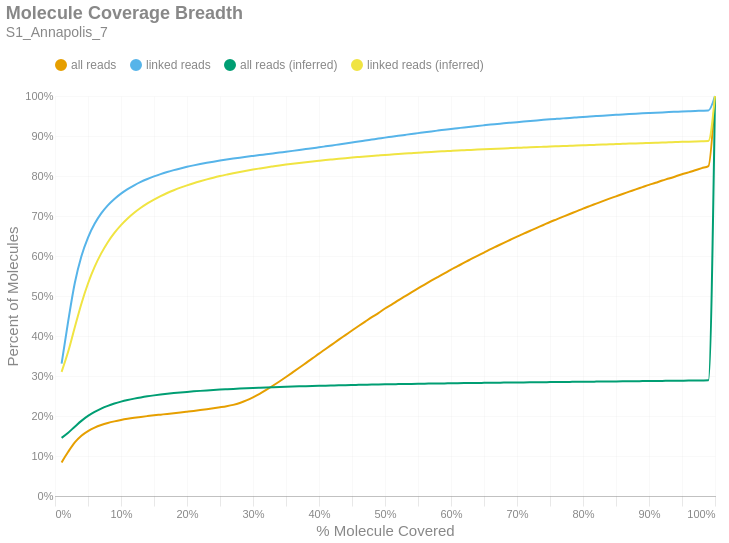

This figure's notebook cell:
### Markdown cell above
### Molecule Read Coverage
This chart shows molecule coverage breadth as computed by the number of bases aligned to that molecule. In other words, "*how much of each unique long molecule is actually sequenced/aligned?*" Keep in mind there is a distinction between sequences and alignments, since some sequences belonging to a particular molecule may not align well and wouldn't appear in the alignment data. This chart also shows molecule coverage breadth as computed by the *inferred fragment* from which the aligned sequences originate. Unlike read coverage, this calculation takes into account the total insert size, including unsequenced gaps between the forward and reverse reads. Like the previous figures, these are cumulative percents.

### Code cell
if SKIPLR:
    print_html(f"Skipped")
else:
    binned_df = consolidated_hist(valids['coverage_bp'], mask, 0.01, True)
    binned_df_inf = consolidated_hist(valids['coverage_inserts'], mask, 0.01, True)
    binned_df = binned_df.with_columns(pl.lit(binned_df_inf['all reads (cumsum)']).alias('all reads (inferred)'))
    binned_df = binned_df.with_columns(pl.lit(binned_df_inf['linked reads (cumsum)']).alias('linked reads (inferred)'))
    binned_df = binned_df.with_columns(
        (pl.col('bin').cast(pl.Float64) + 0.01).alias('right_edge')
    )

    with SafeRender(binned_df):
        (
            density_plot(binned_df, 'Molecule Coverage Breadth', samplename, 'molcov', ['all reads (inferred)','linked reads (inferred)'])
            .encode(
                #x=alt.X('bin:Q', title="% Molecule Covered").axis(format = '%').scale(padding=0),
                x=alt.X('right_edge:Q', title="% Molecule Covered").axis(format='%').scale(padding=0),
                y=alt.Y('value:Q', title='Percent of Molecules')
                    .axis(format='%')
                    .stack(False)
                    .scale(domainMin=0, padding=0),
                color=alt.Color("key:N").scale(domain = ["all reads", "linked reads", "all reads (inferred)", "linked reads (inferred)"]),
                tooltip = [
                    alt.Tooltip("key:N", title = "Data Type"),
                    alt.Tooltip("range_label:N", title="% Molecule Covered"),
                    alt.Tooltip("value:Q", format = ".2%", title="% Molecules")
                ]
            )
        ).display()

### Figure 1 — Vega-Lite specification as saved in the notebook (floating-point values rounded to 4 significant figures)
{"width": "container", "height": 400, "config": {"title": {"anchor": "start", "dy": -15, "fontSize": 18, "color": "#888888", "subtitleColor": "#888888", "subtitleFontSize": 14}, "arc": {"fill": "#0072B2"}, "axis": {"domainColor": "#888888", "domainWidth": 0.5, "gridWidth": 0.2, "grid": false, "titleFontWeight": 400, "titleFontSize": 15, "labelFontSize": 11, "labelColor": "#888888", "tickColor": "#888888", "tickWidth": 0.2, "titleColor": "#888888"}, "axisBand": {"grid": false}, "axisX": {"grid": true, "tickSize": 10, "domainCap": "round"}, "axisY": {"domain": false, "grid": true, "tickSize": 0, "domainCap": "round"}, "background": "transparent", "header": {"labelFontSize": 15, "labelColor": "#888888", "titleFontSize": 15, "titleFontWeight": 600, "titleColor": "#888888"}, "legend": {"labelFont": "sans-serif", "labelFontSize": 12, "labelColor": "#888888", "symbolSize": 100, "symbolType": "circle", "titleFontSize": 12, "titlePadding": 10, "titleColor": "#888888", "title": null, "orient": "top"}, "range": {"category": ["#E69F00", "#56B4E9", "#009E73", "#F0E442", "#0072B2", "#D55E00", "#CC79A7", "#000000"], "diverging": ["#cfe8f3", "#a2d4ec", "#73bfe2", "#46abdb", "#1696d2", "#12719e"]}, "area": {"fill": "#0072B2", "fillOpacity": 0.7, "line": true, "strokeOpacity": 0.7}, "line": {"color": "#0072B2", "stroke": "#0072B2", "strokeWidth": 2}, "trail": {"color": "#0072B2", "stroke": "#0072B2", "strokeWidth": 0, "size": 1}, "point": {"filled": true, "fillOpacity": 1.0, "size": 95}, "text": {"color": "#888888", "fontSize": 11, "align": "right", "fontWeight": 400, "size": 11}, "bar": {"fill": "#0072B2", "stroke": null}, "view": {"stroke": null, "continuousWidth": 660, "continuousHeight": 400}}, "data": {"name": "data-622513ad4c2858201c578e292711a219"}, "mark": {"type": "line", "interpolate": "monotone", "point": {"opacity": 0, "size": 275}}, "encoding": {"color": {"field": "key", "scale": {"domain": ["all reads", "linked reads", "all reads (inferred)", "linked reads (inferred)"]}, "type": "nominal"}, "tooltip": [{"field": "key", "title": "Data Type", "type": "nominal"}, {"field": "range_label", "title": "% Molecule Covered", "type": "nominal"}, {"field": "value", "format": ".2%", "title": "% Molecules", "type": "quantitative"}], "x": {"axis": {"format": "%"}, "field": "right_edge", "scale": {"padding": 0}, "title": "% Molecule Covered", "type": "quantitative"}, "y": {"axis": {"format": "%"}, "field": "value", "scale": {"domainMin": 0, "padding": 0}, "stack": false, "title": "Percent of Molecules", "type": "quantitative"}}, "params": [{"name": "param_c36ac31b6afebe62", "select": {"type": "point", "fields": ["key"]}, "bind": "legend"}], "title": {"text": "Molecule Coverage Breadth", "subtitle": "S1_Annapolis_7"}, "transform": [{"fold": ["all reads (cumsum)", "linked reads (cumsum)", "all reads (inferred)", "linked reads (inferred)"]}, {"calculate": "replace(datum.key, ' (cumsum)', '')", "as": "key"}, {"filter": {"param": "param_c36ac31b6afebe62"}}], "usermeta": {"embedOptions": {"downloadFileName": "S1_Annapolis_7.molcov"}}, "$schema": "https://vega.github.io/schema/vega-lite/v6.1.0.json", "datasets": {"data-622513ad4c2858201c578e292711a219": [{"bin": "0.0", "interval": "0.0-0.01", "all reads": 0.08394, "linked reads": 0.3307, "all reads (cumsum)": 0.08394, "linked reads (cumsum)": 0.3307, "range_label": "0.0-0.01", "all reads (inferred)": 0.1454, "linked reads (inferred)": 0.3105, "right_edge": 0.01}, {"bin": "0.01", "interval": "0.01-0.02", "all reads": 0.02659, "linked reads": 0.1065, "all reads (cumsum)": 0.1105, "linked reads (cumsum)": 0.4372, "range_label": "0.01-0.02", "all reads (inferred)": 0.1583, "linked reads (inferred)": 0.3612, "right_edge": 0.02}, {"bin": "0.02", "interval": "0.02-0.03", "all reads": 0.02354, "linked reads": 0.09521, "all reads (cumsum)": 0.1341, "linked reads (cumsum)": 0.5324, "range_label": "0.02-0.03", "all reads (inferred)": 0.1733, "linked reads (inferred)": 0.4218, "right_edge": 0.03}, {"bin": "0.03", "interval": "0.03-0.04", "all reads": 0.01664, "linked reads": 0.06701, "all reads (cumsum)": 0.1507, "linked reads (cumsum)": 0.5994, "range_label": "0.03-0.04", "all reads (inferred)": 0.1878, "linked reads (inferred)": 0.4808, "right_edge": 0.04}, {"bin": "0.04", "interval": "0.04-0.05", "all reads": 0.01163, "linked reads": 0.0468, "all reads (cumsum)": 0.1623, "linked reads (cumsum)": 0.6462, "range_label": "0.04-0.05", "all reads (inferred)": 0.2002, "linked reads (inferred)": 0.5312, "right_edge": 0.05}, {"bin": "0.05", "interval": "0.05-0.06", "all reads": 0.00855, "linked reads": 0.03415, "all reads (cumsum)": 0.1709, "linked reads (cumsum)": 0.6804, "range_label": "0.05-0.06", "all reads (inferred)": 0.2103, "linked reads (inferred)": 0.5727, "right_edge": 0.06}, {"bin": "0.06", "interval": "0.06-0.07", "all reads": 0.006523, "linked reads": 0.02599, "all reads (cumsum)": 0.1774, "linked reads (cumsum)": 0.7064, "range_label": "0.06-0.07", "all reads (inferred)": 0.2186, "linked reads (inferred)": 0.6065, "right_edge": 0.07}, {"bin": "0.07", "interval": "0.07-0.08", "all reads": 0.005079, "linked reads": 0.02018, "all reads (cumsum)": 0.1825, "linked reads (cumsum)": 0.7265, "range_label": "0.07-0.08", "all reads (inferred)": 0.2255, "linked reads (inferred)": 0.6346, "right_edge": 0.08}, {"bin": "0.08", "interval": "0.08-0.09", "all reads": 0.004088, "linked reads": 0.01607, "all reads (cumsum)": 0.1866, "linked reads (cumsum)": 0.7426, "range_label": "0.08-0.09", "all reads (inferred)": 0.2311, "linked reads (inferred)": 0.6577, "right_edge": 0.09}, {"bin": "0.09", "interval": "0.09-0.1", "all reads": 0.003448, "linked reads": 0.01341, "all reads (cumsum)": 0.19, "linked reads (cumsum)": 0.756, "range_label": "0.09-0.1", "all reads (inferred)": 0.2359, "linked reads (inferred)": 0.6772, "right_edge": 0.1}, {"bin": "0.1", "interval": "0.1-0.11", "all reads": 0.002933, "linked reads": 0.01122, "all reads (cumsum)": 0.193, "linked reads (cumsum)": 0.7672, "range_label": "0.1-0.11", "all reads (inferred)": 0.24, "linked reads (inferred)": 0.6937, "right_edge": 0.11}, {"bin": "0.11", "interval": "0.11-0.12", "all reads": 0.002541, "linked reads": 0.009598, "all reads (cumsum)": 0.1955, "linked reads (cumsum)": 0.7768, "range_label": "0.11-0.12", "all reads (inferred)": 0.2434, "linked reads (inferred)": 0.708, "right_edge": 0.12}, {"bin": "0.12", "interval": "0.12-0.13", "all reads": 0.002257, "linked reads": 0.008398, "all reads (cumsum)": 0.1978, "linked reads (cumsum)": 0.7852, "range_label": "0.12-0.13", "all reads (inferred)": 0.2465, "linked reads (inferred)": 0.7205, "right_edge": 0.13}, {"bin": "0.13", "interval": "0.13-0.14", "all reads": 0.001996, "linked reads": 0.007193, "all reads (cumsum)": 0.1997, "linked reads (cumsum)": 0.7924, "range_label": "0.13-0.14", "all reads (inferred)": 0.2492, "linked reads (inferred)": 0.7315, "right_edge": 0.14}, {"bin": "0.14", "interval": "0.14-0.15", "all reads": 0.001873, "linked reads": 0.006512, "all reads (cumsum)": 0.2016, "linked reads (cumsum)": 0.7989, "range_label": "0.14-0.15", "all reads (inferred)": 0.2516, "linked reads (inferred)": 0.7411, "right_edge": 0.15}, {"bin": "0.15", "interval": "0.15-0.16", "all reads": 0.001786, "linked reads": 0.005798, "all reads (cumsum)": 0.2034, "linked reads (cumsum)": 0.8047, "range_label": "0.15-0.16", "all reads (inferred)": 0.2537, "linked reads (inferred)": 0.7497, "right_edge": 0.16}, {"bin": "0.16", "interval": "0.16-0.17", "all reads": 0.001784, "linked reads": 0.005238, "all reads (cumsum)": 0.2052, "linked reads (cumsum)": 0.81, "range_label": "0.16-0.17", "all reads (inferred)": 0.2556, "linked reads (inferred)": 0.7574, "right_edge": 0.17}, {"bin": "0.17", "interval": "0.17-0.18", "all reads": 0.001809, "linked reads": 0.004697, "all reads (cumsum)": 0.207, "linked reads (cumsum)": 0.8147, "range_label": "0.17-0.18", "all reads (inferred)": 0.2573, "linked reads (inferred)": 0.7645, "right_edge": 0.18}, {"bin": "0.18", "interval": "0.18-0.19", "all reads": 0.001852, "linked reads": 0.004248, "all reads (cumsum)": 0.2089, "linked reads (cumsum)": 0.8189, "range_label": "0.18-0.19", "all reads (inferred)": 0.2589, "linked reads (inferred)": 0.7708, "right_edge": 0.19}, {"bin": "0.19", "interval": "0.19-0.2", "all reads": 0.00193, "linked reads": 0.004016, "all reads (cumsum)": 0.2108, "linked reads (cumsum)": 0.8229, "range_label": "0.19-0.2", "all reads (inferred)": 0.2603, "linked reads (inferred)": 0.7766, "right_edge": 0.2}, {"bin": "0.2", "interval": "0.2-0.21", "all reads": 0.001963, "linked reads": 0.003591, "all reads (cumsum)": 0.2127, "linked reads (cumsum)": 0.8265, "range_label": "0.2-0.21", "all reads (inferred)": 0.2616, "linked reads (inferred)": 0.782, "right_edge": 0.21}, {"bin": "0.21", "interval": "0.21-0.22", "all reads": 0.002076, "linked reads": 0.00335, "all reads (cumsum)": 0.2148, "linked reads (cumsum)": 0.8299, "range_label": "0.21-0.22", "all reads (inferred)": 0.2628, "linked reads (inferred)": 0.7869, "right_edge": 0.22}, {"bin": "0.22", "interval": "0.22-0.23", "all reads": 0.00218, "linked reads": 0.003105, "all reads (cumsum)": 0.217, "linked reads (cumsum)": 0.833, "range_label": "0.22-0.23", "all reads (inferred)": 0.2639, "linked reads (inferred)": 0.7916, "right_edge": 0.23}, {"bin": "0.23", "interval": "0.23-0.24", "all reads": 0.002293, "linked reads": 0.002881, "all reads (cumsum)": 0.2193, "linked reads (cumsum)": 0.8359, "range_label": "0.23-0.24", "all reads (inferred)": 0.265, "linked reads (inferred)": 0.7959, "right_edge": 0.24}, {"bin": "0.24", "interval": "0.24-0.25", "all reads": 0.002474, "linked reads": 0.002761, "all reads (cumsum)": 0.2218, "linked reads (cumsum)": 0.8386, "range_label": "0.24-0.25", "all reads (inferred)": 0.266, "linked reads (inferred)": 0.7998, "right_edge": 0.25}, {"bin": "0.25", "interval": "0.25-0.26", "all reads": 0.002684, "linked reads": 0.002534, "all reads (cumsum)": 0.2245, "linked reads (cumsum)": 0.8412, "range_label": "0.25-0.26", "all reads (inferred)": 0.2669, "linked reads (inferred)": 0.8034, "right_edge": 0.26}, {"bin": "0.26", "interval": "0.26-0.27", "all reads": 0.003379, "linked reads": 0.002398, "all reads (cumsum)": 0.2278, "linked reads (cumsum)": 0.8436, "range_label": "0.26-0.27", "all reads (inferred)": 0.2677, "linked reads (inferred)": 0.8069, "right_edge": 0.27}, {"bin": "0.27", "interval": "0.27-0.28", "all reads": 0.004716, "linked reads": 0.002276, "all reads (cumsum)": 0.2325, "linked reads (cumsum)": 0.8458, "range_label": "0.27-0.28", "all reads (inferred)": 0.2685, "linked reads (inferred)": 0.8102, "right_edge": 0.28}, {"bin": "0.28", "interval": "0.28-0.29", "all reads": 0.006339, "linked reads": 0.002205, "all reads (cumsum)": 0.2389, "linked reads (cumsum)": 0.848, "range_label": "0.28-0.29", "all reads (inferred)": 0.2693, "linked reads (inferred)": 0.8133, "right_edge": 0.29}, {"bin": "0.29", "interval": "0.29-0.3", "all reads": 0.007781, "linked reads": 0.002141, "all reads (cumsum)": 0.2467, "linked reads (cumsum)": 0.8502, "range_label": "0.29-0.3", "all reads (inferred)": 0.27, "linked reads (inferred)": 0.8162, "right_edge": 0.3}, {"bin": "0.3", "interval": "0.3-0.31", "all reads": 0.008765, "linked reads": 0.002124, "all reads (cumsum)": 0.2554, "linked reads (cumsum)": 0.8523, "range_label": "0.3-0.31", "all reads (inferred)": 0.2707, "linked reads (inferred)": 0.8188, "right_edge": 0.31}, {"bin": "0.31", "interval": "0.31-0.32", "all reads": 0.009683, "linked reads": 0.00204, "all reads (cumsum)": 0.2651, "linked reads (cumsum)": 0.8543, "range_label": "0.31-0.32", "all reads (inferred)": 0.2713, "linked reads (inferred)": 0.8214, "right_edge": 0.32}, {"bin": "0.32", "interval": "0.32-0.33", "all reads": 0.01045, "linked reads": 0.002108, "all reads (cumsum)": 0.2756, "linked reads (cumsum)": 0.8564, "range_label": "0.32-0.33", "all reads (inferred)": 0.2719, "linked reads (inferred)": 0.8239, "right_edge": 0.33}, {"bin": "0.33", "interval": "0.33-0.34", "all reads": 0.01076, "linked reads": 0.002147, "all reads (cumsum)": 0.2863, "linked reads (cumsum)": 0.8586, "range_label": "0.33-0.34", "all reads (inferred)": 0.2725, "linked reads (inferred)": 0.8262, "right_edge": 0.34}, {"bin": "0.34", "interval": "0.34-0.35", "all reads": 0.01112, "linked reads": 0.002071, "all reads (cumsum)": 0.2974, "linked reads (cumsum)": 0.8607, "range_label": "0.34-0.35", "all reads (inferred)": 0.2731, "linked reads (inferred)": 0.8285, "right_edge": 0.35}, {"bin": "0.35", "interval": "0.35-0.36", "all reads": 0.01146, "linked reads": 0.00215, "all reads (cumsum)": 0.3089, "linked reads (cumsum)": 0.8628, "range_label": "0.35-0.36", "all reads (inferred)": 0.2736, "linked reads (inferred)": 0.8306, "right_edge": 0.36}, {"bin": "0.36", "interval": "0.36-0.37", "all reads": 0.01161, "linked reads": 0.002192, "all reads (cumsum)": 0.3205, "linked reads (cumsum)": 0.865, "range_label": "0.36-0.37", "all reads (inferred)": 0.2741, "linked reads (inferred)": 0.8326, "right_edge": 0.37}, {"bin": "0.37", "interval": "0.37-0.38", "all reads": 0.01171, "linked reads": 0.002235, "all reads (cumsum)": 0.3322, "linked reads (cumsum)": 0.8672, "range_label": "0.37-0.38", "all reads (inferred)": 0.2746, "linked reads (inferred)": 0.8345, "right_edge": 0.38}, {"bin": "0.38", "interval": "0.38-0.39", "all reads": 0.01174, "linked reads": 0.002206, "all reads (cumsum)": 0.344, "linked reads (cumsum)": 0.8694, "range_label": "0.38-0.39", "all reads (inferred)": 0.275, "linked reads (inferred)": 0.8364, "right_edge": 0.39}, {"bin": "0.39", "interval": "0.39-0.4", "all reads": 0.01203, "linked reads": 0.002362, "all reads (cumsum)": 0.356, "linked reads (cumsum)": 0.8718, "range_label": "0.39-0.4", "all reads (inferred)": 0.2755, "linked reads (inferred)": 0.8382, "right_edge": 0.4}, {"bin": "0.4", "interval": "0.4-0.41", "all reads": 0.01154, "linked reads": 0.00232, "all reads (cumsum)": 0.3675, "linked reads (cumsum)": 0.8741, "range_label": "0.4-0.41", "all reads (inferred)": 0.2759, "linked reads (inferred)": 0.8399, "right_edge": 0.41}, {"bin": "0.41", "interval": "0.41-0.42", "all reads": 0.01165, "linked reads": 0.002314, "all reads (cumsum)": 0.3792, "linked reads (cumsum)": 0.8764, "range_label": "0.41-0.42", "all reads (inferred)": 0.2763, "linked reads (inferred)": 0.8415, "right_edge": 0.42}, {"bin": "0.42", "interval": "0.42-0.43", "all reads": 0.01166, "linked reads": 0.002431, "all reads (cumsum)": 0.3908, "linked reads (cumsum)": 0.8789, "range_label": "0.42-0.43", "all reads (inferred)": 0.2767, "linked reads (inferred)": 0.8431, "right_edge": 0.43}, {"bin": "0.43", "interval": "0.43-0.44", "all reads": 0.01135, "linked reads": 0.002379, "all reads (cumsum)": 0.4022, "linked reads (cumsum)": 0.8812, "range_label": "0.43-0.44", "all reads (inferred)": 0.2771, "linked reads (inferred)": 0.8446, "right_edge": 0.44}, {"bin": "0.44", "interval": "0.44-0.45", "all reads": 0.01147, "linked reads": 0.002444, "all reads (cumsum)": 0.4137, "linked reads (cumsum)": 0.8837, "range_label": "0.44-0.45", "all reads (inferred)": 0.2775, "linked reads (inferred)": 0.8461, "right_edge": 0.45}, {"bin": "0.45", "interval": "0.45-0.46", "all reads": 0.01128, "linked reads": 0.002488, "all reads (cumsum)": 0.4249, "linked reads (cumsum)": 0.8862, "range_label": "0.45-0.46", "all reads (inferred)": 0.2778, "linked reads (inferred)": 0.8475, "right_edge": 0.46}, {"bin": "0.46", "interval": "0.46-0.47", "all reads": 0.01105, "linked reads": 0.002411, "all reads (cumsum)": 0.436, "linked reads (cumsum)": 0.8886, "range_label": "0.46-0.47", "all reads (inferred)": 0.2782, "linked reads (inferred)": 0.8489, "right_edge": 0.47}, {"bin": "0.47", "interval": "0.47-0.48", "all reads": 0.011, "linked reads": 0.002443, "all reads (cumsum)": 0.447, "linked reads (cumsum)": 0.891, "range_label": "0.47-0.48", "all reads (inferred)": 0.2785, "linked reads (inferred)": 0.8502, "right_edge": 0.48}, {"bin": "0.48", "interval": "0.48-0.49", "all reads": 0.01038, "linked reads": 0.002435, "all reads (cumsum)": 0.4574, "linked reads (cumsum)": 0.8935, "range_label": "0.48-0.49", "all reads (inferred)": 0.2788, "linked reads (inferred)": 0.8514, "right_edge": 0.49}, {"bin": "0.49", "interval": "0.49-0.5", "all reads": 0.01139, "linked reads": 0.002473, "all reads (cumsum)": 0.4688, "linked reads (cumsum)": 0.8959, "range_label": "0.49-0.5", "all reads (inferred)": 0.2791, "linked reads (inferred)": 0.8527, "right_edge": 0.5}, {"bin": "0.5", "interval": "0.5-0.51", "all reads": 0.009588, "linked reads": 0.002247, "all reads (cumsum)": 0.4783, "linked reads (cumsum)": 0.8982, "range_label": "0.5-0.51", "all reads (inferred)": 0.2794, "linked reads (inferred)": 0.8538, "right_edge": 0.51}, {"bin": "0.51", "interval": "0.51-0.52", "all reads": 0.01066, "linked reads": 0.002326, "all reads (cumsum)": 0.489, "linked reads (cumsum)": 0.9005, "range_label": "0.51-0.52", "all reads (inferred)": 0.2797, "linked reads (inferred)": 0.8549, "right_edge": 0.52}, {"bin": "0.52", "interval": "0.52-0.53", "all reads": 0.01001, "linked reads": 0.002248, "all reads (cumsum)": 0.499, "linked reads (cumsum)": 0.9028, "range_label": "0.52-0.53", "all reads (inferred)": 0.28, "linked reads (inferred)": 0.856, "right_edge": 0.53}, {"bin": "0.53", "interval": "0.53-0.54", "all reads": 0.0101, "linked reads": 0.002244, "all reads (cumsum)": 0.5091, "linked reads (cumsum)": 0.905, "range_label": "0.53-0.54", "all reads (inferred)": 0.2803, "linked reads (inferred)": 0.8571, "right_edge": 0.54}, {"bin": "0.54", "interval": "0.54-0.55", "all reads": 0.009747, "linked reads": 0.002195, "all reads (cumsum)": 0.5189, "linked reads (cumsum)": 0.9072, "range_label": "0.54-0.55", "all reads (inferred)": 0.2806, "linked reads (inferred)": 0.8581, "right_edge": 0.55}, {"bin": "0.55", "interval": "0.55-0.56", "all reads": 0.009786, "linked reads": 0.002205, "all reads (cumsum)": 0.5286, "linked reads (cumsum)": 0.9094, "range_label": "0.55-0.56", "all reads (inferred)": 0.2808, "linked reads (inferred)": 0.8591, "right_edge": 0.56}, {"bin": "0.56", "interval": "0.56-0.57", "all reads": 0.009544, "linked reads": 0.002131, "all reads (cumsum)": 0.5382, "linked reads (cumsum)": 0.9115, "range_label": "0.56-0.57", "all reads (inferred)": 0.2811, "linked reads (inferred)": 0.8601, "right_edge": 0.57}, {"bin": "0.57", "interval": "0.57-0.58", "all reads": 0.009289, "linked reads": 0.002048, "all reads (cumsum)": 0.5475, "linked reads (cumsum)": 0.9136, "range_label": "0.57-0.58", "all reads (inferred)": 0.2813, "linked reads (inferred)": 0.861, "right_edge": 0.58}, {"bin": "0.58", "interval": "0.58-0.59", "all reads": 0.009184, "linked reads": 0.002017, "all reads (cumsum)": 0.5567, "linked reads (cumsum)": 0.9156, "range_label": "0.58-0.59", "all reads (inferred)": 0.2815, "linked reads (inferred)": 0.8619, "right_edge": 0.59}, {"bin": "0.59", "interval": "0.59-0.6", "all reads": 0.009225, "linked reads": 0.002031, "all reads (cumsum)": 0.5659, "linked reads (cumsum)": 0.9176, "range_label": "0.59-0.6", "all reads (inferred)": 0.2818, "linked reads (inferred)": 0.8628, "right_edge": 0.6}, {"bin": "0.6", "interval": "0.6-0.61", "all reads": 0.008627, "linked reads": 0.001873, "all reads (cumsum)": 0.5745, "linked reads (cumsum)": 0.9195, "range_label": "0.6-0.61", "all reads (inferred)": 0.282, "linked reads (inferred)": 0.8636, "right_edge": 0.61}, {"bin": "0.61", "interval": "0.61-0.62", "all reads": 0.008904, "linked reads": 0.001911, "all reads (cumsum)": 0.5834, "linked reads (cumsum)": 0.9214, "range_label": "0.61-0.62", "all reads (inferred)": 0.2822, "linked reads (inferred)": 0.8644, "right_edge": 0.62}, {"bin": "0.62", "interval": "0.62-0.63", "all reads": 0.008538, "linked reads": 0.001793, "all reads (cumsum)": 0.5919, "linked reads (cumsum)": 0.9232, "range_label": "0.62-0.63", "all reads (inferred)": 0.2824, "linked reads (inferred)": 0.8653, "right_edge": 0.63}, {"bin": "0.63", "interval": "0.63-0.64", "all reads": 0.008511, "linked reads": 0.001794, "all reads (cumsum)": 0.6005, "linked reads (cumsum)": 0.925, "range_label": "0.63-0.64", "all reads (inferred)": 0.2826, "linked reads (inferred)": 0.8661, "right_edge": 0.64}, {"bin": "0.64", "interval": "0.64-0.65", "all reads": 0.008223, "linked reads": 0.001745, "all reads (cumsum)": 0.6087, "linked reads (cumsum)": 0.9268, "range_label": "0.64-0.65", "all reads (inferred)": 0.2828, "linked reads (inferred)": 0.8669, "right_edge": 0.65}, {"bin": "0.65", "interval": "0.65-0.66", "all reads": 0.008458, "linked reads": 0.001724, "all reads (cumsum)": 0.6171, "linked reads (cumsum)": 0.9285, "range_label": "0.65-0.66", "all reads (inferred)": 0.283, "linked reads (inferred)": 0.8676, "right_edge": 0.66}, {"bin": "0.66", "interval": "0.66-0.67", "all reads": 0.007878, "linked reads": 0.001562, "all reads (cumsum)": 0.625, "linked reads (cumsum)": 0.93, "range_label": "0.66-0.67", "all reads (inferred)": 0.2832, "linked reads (inferred)": 0.8683, "right_edge": 0.67}, {"bin": "0.67", "interval": "0.67-0.68", "all reads": 0.007955, "linked reads": 0.001594, "all reads (cumsum)": 0.633, "linked reads (cumsum)": 0.9316, "range_label": "0.67-0.68", "all reads (inferred)": 0.2834, "linked reads (inferred)": 0.8691, "right_edge": 0.68}, {"bin": "0.68", "interval": "0.68-0.69", "all reads": 0.007616, "linked reads": 0.001524, "all reads (cumsum)": 0.6406, "linked reads (cumsum)": 0.9332, "range_label": "0.68-0.69", "all reads (inferred)": 0.2836, "linked reads (inferred)": 0.8698, "right_edge": 0.69}, {"bin": "0.69", "interval": "0.69-0.7", "all reads": 0.00777, "linked reads": 0.001509, "all reads (cumsum)": 0.6484, "linked reads (cumsum)": 0.9347, "range_label": "0.69-0.7", "all reads (inferred)": 0.2838, "linked reads (inferred)": 0.8704, "right_edge": 0.7}, {"bin": "0.7", "interval": "0.7-0.71", "all reads": 0.007413, "linked reads": 0.001491, "all reads (cumsum)": 0.6558, "linked reads (cumsum)": 0.9362, "range_label": "0.7-0.71", "all reads (inferred)": 0.284, "linked reads (inferred)": 0.8711, "right_edge": 0.71}, {"bin": "0.71", "interval": "0.71-0.72", "all reads": 0.00741, "linked reads": 0.001454, "all reads (cumsum)": 0.6632, "linked reads (cumsum)": 0.9376, "range_label": "0.71-0.72", "all reads (inferred)": 0.2842, "linked reads (inferred)": 0.8718, "right_edge": 0.72}, {"bin": "0.72", "interval": "0.72-0.73", "all reads": 0.007336, "linked reads": 0.001399, "all reads (cumsum)": 0.6705, "linked reads (cumsum)": 0.939, "range_label": "0.72-0.73", "all reads (inferred)": 0.2844, "linked reads (inferred)": 0.8724, "right_edge": 0.73}, {"bin": "0.73", "interval": "0.73-0.74", "all reads": 0.007052, "linked reads": 0.001332, "all reads (cumsum)": 0.6776, "linked reads (cumsum)": 0.9403, "range_label": "0.73-0.74", "all reads (inferred)": 0.2846, "linked reads (inferred)": 0.873, "right_edge": 0.74}, {"bin": "0.74", "interval": "0.74-0.75", "all reads": 0.007361, "linked reads": 0.001284, "all reads (cumsum)": 0.6849, "linked reads (cumsum)": 0.9416, "range_label": "0.74-0.75", "all reads (inferred)": 0.2847, "linked reads (inferred)": 0.8737, "right_edge": 0.75}, {"bin": "0.75", "interval": "0.75-0.76", "all reads": 0.006707, "linked reads": 0.001229, "all reads (cumsum)": 0.6916, "linked reads (cumsum)": 0.9429, "range_label": "0.75-0.76", "all reads (inferred)": 0.2849, "linked reads (inferred)": 0.8743, "right_edge": 0.76}, {"bin": "0.76", "interval": "0.76-0.77", "all reads": 0.006762, "linked reads": 0.001212, "all reads (cumsum)": 0.6984, "linked reads (cumsum)": 0.9441, "range_label": "0.76-0.77", "all reads (inferred)": 0.2851, "linked reads (inferred)": 0.8749, "right_edge": 0.77}, {"bin": "0.77", "interval": "0.77-0.78", "all reads": 0.00672, "linked reads": 0.001232, "all reads (cumsum)": 0.7051, "linked reads (cumsum)": 0.9453, "range_label": "0.77-0.78", "all reads (inferred)": 0.2853, "linked reads (inferred)": 0.8755, "right_edge": 0.78}, {"bin": "0.78", "interval": "0.78-0.79", "all reads": 0.006571, "linked reads": 0.001165, "all reads (cumsum)": 0.7117, "linked reads (cumsum)": 0.9465, "range_label": "0.78-0.79", "all reads (inferred)": 0.2854, "linked reads (inferred)": 0.8761, "right_edge": 0.79}, {"bin": "0.79", "interval": "0.79-0.8", "all reads": 0.006809, "linked reads": 0.00116, "all reads (cumsum)": 0.7185, "linked reads (cumsum)": 0.9476, "range_label": "0.79-0.8", "all reads (inferred)": 0.2856, "linked reads (inferred)": 0.8767, "right_edge": 0.8}, {"bin": "0.8", "interval": "0.8-0.81", "all reads": 0.006181, "linked reads": 0.001075, "all reads (cumsum)": 0.7247, "linked reads (cumsum)": 0.9487, "range_label": "0.8-0.81", "all reads (inferred)": 0.2858, "linked reads (inferred)": 0.8773, "right_edge": 0.81}, {"bin": "0.81", "interval": "0.81-0.82", "all reads": 0.00625, "linked reads": 0.001101, "all reads (cumsum)": 0.7309, "linked reads (cumsum)": 0.9498, "range_label": "0.81-0.82", "all reads (inferred)": 0.286, "linked reads (inferred)": 0.8779, "right_edge": 0.82}, {"bin": "0.82", "interval": "0.82-0.83", "all reads": 0.006244, "linked reads": 0.00109, "all reads (cumsum)": 0.7372, "linked reads (cumsum)": 0.9509, "range_label": "0.82-0.83", "all reads (inferred)": 0.2862, "linked reads (inferred)": 0.8785, "right_edge": 0.83}, {"bin": "0.83", "interval": "0.83-0.84", "all reads": 0.006122, "linked reads": 0.001018, "all reads (cumsum)": 0.7433, "linked reads (cumsum)": 0.9519, "range_label": "0.83-0.84", "all reads (inferred)": 0.2863, "linked reads (inferred)": 0.8791, "right_edge": 0.84}, {"bin": "0.84", "interval": "0.84-0.85", "all reads": 0.005906, "linked reads": 0.0009734, "all reads (cumsum)": 0.7492, "linked reads (cumsum)": 0.9529, "range_label": "0.84-0.85", "all reads (inferred)": 0.2865, "linked reads (inferred)": 0.8797, "right_edge": 0.85}, {"bin": "0.85", "interval": "0.85-0.86", "all reads": 0.005918, "linked reads": 0.001001, "all reads (cumsum)": 0.7551, "linked reads (cumsum)": 0.9539, "range_label": "0.85-0.86", "all reads (inferred)": 0.2867, "linked reads (inferred)": 0.8803, "right_edge": 0.86}, {"bin": "0.86", "interval": "0.86-0.87", "all reads": 0.005717, "linked reads": 0.0009293, "all reads (cumsum)": 0.7608, "linked reads (cumsum)": 0.9548, "range_label": "0.86-0.87", "all reads (inferred)": 0.2869, "linked reads (inferred)": 0.8809, "right_edge": 0.87}, {"bin": "0.87", "interval": "0.87-0.88", "all reads": 0.005784, "linked reads": 0.0008951, "all reads (cumsum)": 0.7666, "linked reads (cumsum)": 0.9557, "range_label": "0.87-0.88", "all reads (inferred)": 0.287, "linked reads (inferred)": 0.8815, "right_edge": 0.88}, {"bin": "0.88", "interval": "0.88-0.89", "all reads": 0.005559, "linked reads": 0.0008628, "all reads (cumsum)": 0.7722, "linked reads (cumsum)": 0.9566, "range_label": "0.88-0.89", "all reads (inferred)": 0.2872, "linked reads (inferred)": 0.8821, "right_edge": 0.89}, {"bin": "0.89", "interval": "0.89-0.9", "all reads": 0.00561, "linked reads": 0.00084, "all reads (cumsum)": 0.7778, "linked reads (cumsum)": 0.9574, "range_label": "0.89-0.9", "all reads (inferred)": 0.2874, "linked reads (inferred)": 0.8827, "right_edge": 0.9}, {"bin": "0.9", "interval": "0.9-0.91", "all reads": 0.005181, "linked reads": 0.0008294, "all reads (cumsum)": 0.783, "linked reads (cumsum)": 0.9582, "range_label": "0.9-0.91", "all reads (inferred)": 0.2876, "linked reads (inferred)": 0.8832, "right_edge": 0.91}, {"bin": "0.91", "interval": "0.91-0.92", "all reads": 0.00579, "linked reads": 0.0007991, "all reads (cumsum)": 0.7888, "linked reads (cumsum)": 0.959, "range_label": "0.91-0.92", "all reads (inferred)": 0.2877, "linked reads (inferred)": 0.8838, "right_edge": 0.92}, {"bin": "0.92", "interval": "0.92-0.93", "all reads": 0.00488, "linked reads": 0.0007617, "all reads (cumsum)": 0.7936, "linked reads (cumsum)": 0.9598, "range_label": "0.92-0.93", "all reads (inferred)": 0.2879, "linked reads (inferred)": 0.8843, "right_edge": 0.93}, {"bin": "0.93", "interval": "0.93-0.94", "all reads": 0.005292, "linked reads": 0.0007191, "all reads (cumsum)": 0.7989, "linked reads (cumsum)": 0.9605, "range_label": "0.93-0.94", "all reads (inferred)": 0.2881, "linked reads (inferred)": 0.8848, "right_edge": 0.94}, {"bin": "0.94", "interval": "0.94-0.95", "all reads": 0.005582, "linked reads": 0.0007128, "all reads (cumsum)": 0.8045, "linked reads (cumsum)": 0.9612, "range_label": "0.94-0.95", "all reads (inferred)": 0.2883, "linked reads (inferred)": 0.8853, "right_edge": 0.95}, {"bin": "0.95", "interval": "0.95-0.96", "all reads": 0.004536, "linked reads": 0.000681, "all reads (cumsum)": 0.809, "linked reads (cumsum)": 0.9619, "range_label": "0.95-0.96", "all reads (inferred)": 0.2884, "linked reads (inferred)": 0.8858, "right_edge": 0.96}, {"bin": "0.96", "interval": "0.96-0.97", "all reads": 0.00531, "linked reads": 0.0006696, "all reads (cumsum)": 0.8144, "linked reads (cumsum)": 0.9626, "range_label": "0.96-0.97", "all reads (inferred)": 0.2886, "linked reads (inferred)": 0.8864, "right_edge": 0.97}, {"bin": "0.97", "interval": "0.97-0.98", "all reads": 0.005349, "linked reads": 0.0006184, "all reads (cumsum)": 0.8197, "linked reads (cumsum)": 0.9632, "range_label": "0.97-0.98", "all reads (inferred)": 0.2889, "linked reads (inferred)": 0.887, "right_edge": 0.98}, {"bin": "0.98", "interval": "0.98-0.99", "all reads": 0.005047, "linked reads": 0.0006483, "all reads (cumsum)": 0.8248, "linked reads (cumsum)": 0.9638, "range_label": "0.98-0.99", "all reads (inferred)": 0.2892, "linked reads (inferred)": 0.8877, "right_edge": 0.99}, {"bin": "0.99", "interval": "0.99-1.0", "all reads": 0.1752, "linked reads": 0.03615, "all reads (cumsum)": 1.0, "linked reads (cumsum)": 1.0, "range_label": "0.99-1.0", "all reads (inferred)": 1.0, "linked reads (inferred)": 1.0, "right_edge": 1.0}]}}
